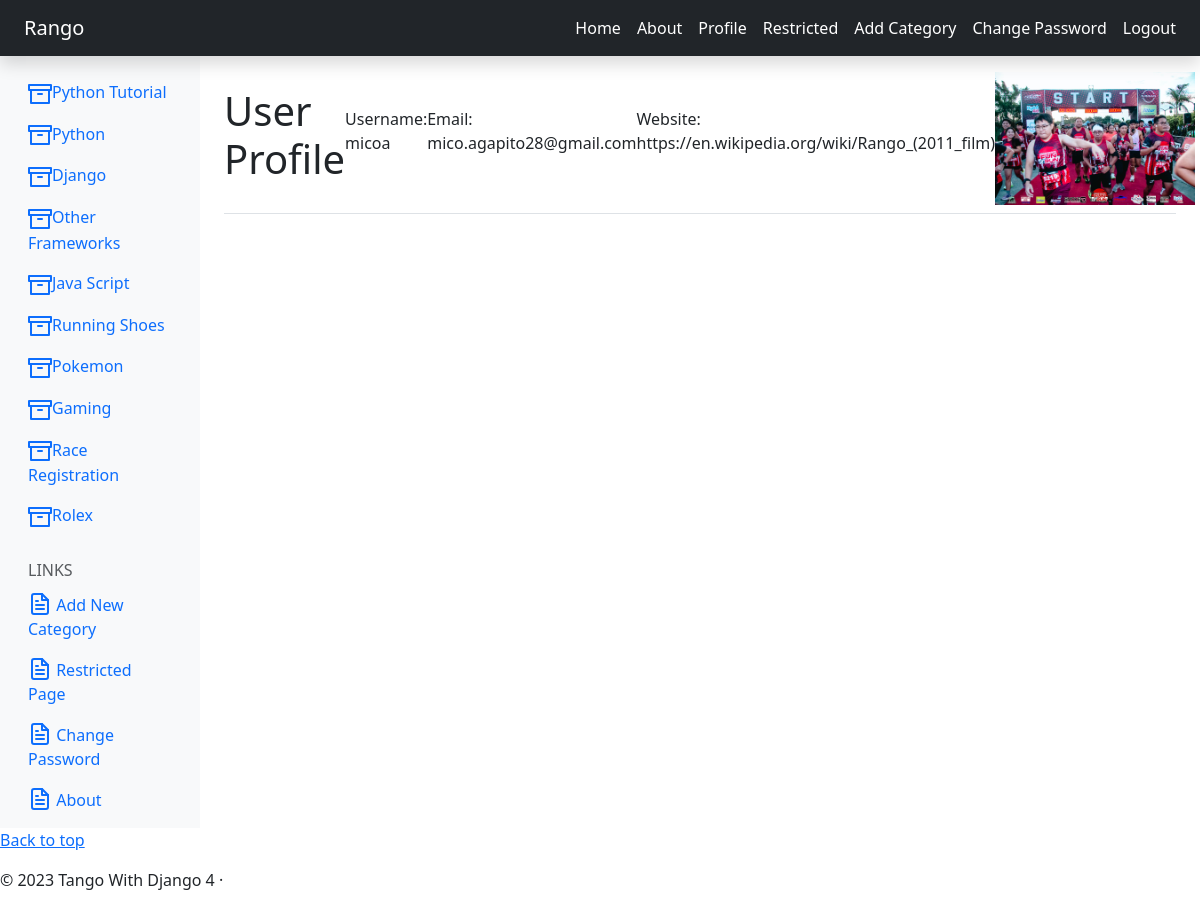
Page /rango/profile/ (signed in) on the earlier database version.
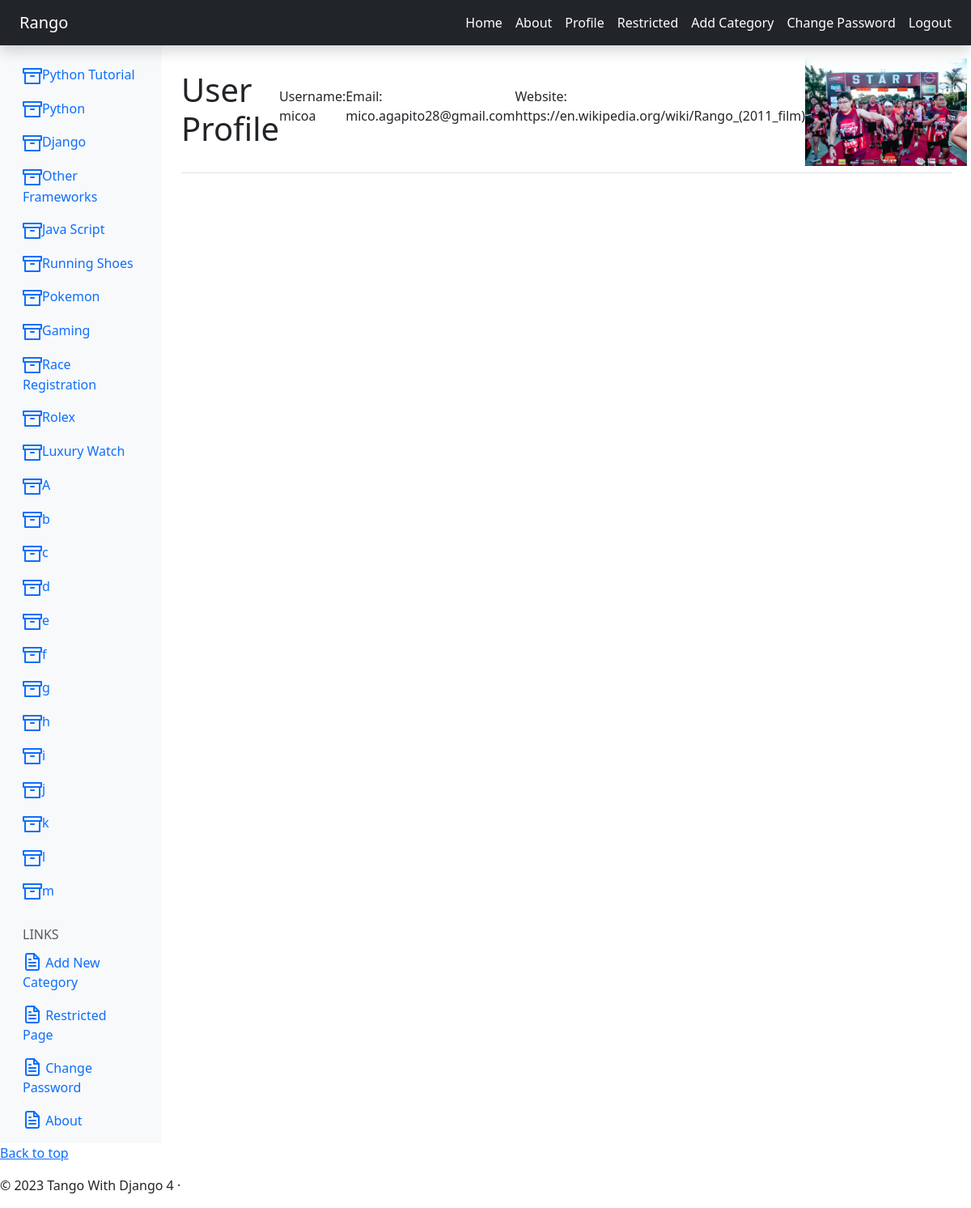
Same page on the later database version.
### rango/models.py (models this page shows, shortened)
class Category(models.Model):
    name = models.CharField(max_length=128, unique=True)
    views = models.IntegerField(default=0)
    likes = models.IntegerField(default=0)
    slug = models.SlugField(unique=True)
    class Meta:
        verbose_name_plural = 'Categories'

class UserProfile(models.Model):
    user = models.OneToOneField('auth.User', on_delete=models.CASCADE)
    website = models.URLField(blank=True)
    picture = models.ImageField(upload_to='profile_images', blank=True)

### rango/views.py (the view)
# urls.py: path('profile/', views.profile, name='profile'),
@login_required
def profile(request):
    user_profile = UserProfile.objects.get(user=request.user)
    context_dict = {'user_profile': user_profile}
    return render(request, 'rango/profile.html', context=context_dict)

### rango/templatetags/rango_template_tags.py (called while the page is built)
@register.inclusion_tag('rango/categories.html', takes_context=True)
def get_category_list(context, current_category=None):
    return {
        'categories': Category.objects.all(),
        'current_category': current_category,
        'user': context['user']
            }

### rango/templates/rango/profile.html (shortened to what this page needs)
{% extends 'rango/base.html' %}
    {% load static %}
    {% block body_block %}
        <h1>User Profile</h1>
        <p>Username: {{ user.username }}</p>
        <p>Email: {{ user.email }}</p>
        <p>Website: {{ user_profile.website }}</p>
        {% if user_profile.picture %}
            <img src="{{ user_profile.picture.url }}" alt="Profile Picture" style="max-width: 200px;">
        {% else %}
            <p>No profile picture available.</p>
        {% endif %}
    {% endblock %}

### rango/templates/rango/base.html (shortened to what this page needs)
<!doctype html>
{% load static %}
{% load rango_template_tags %}
<html lang="en">
  <head>
    <link href="https://cdn.jsdelivr.net/npm/bootstrap@5.3.0/dist/css/bootstrap.min.css" rel="stylesheet">
  </head>
  <body>
<header class="navbar navbar-dark sticky-top bg-dark p-2 shadow">
  <a class="navbar-brand px-3" href="{% url 'rango:index' %}">
    Rango
  </a>
  <ul class="navbar-nav flex-row ms-auto gap-3 px-3 align-items-center">
    <li class="nav-item">
      <a class="nav-link text-white" href="{% url 'rango:index' %}">
        Home
      </a>
    </li>
    <li class="nav-item">
      <a class="nav-link text-white" href="{% url 'rango:about' %}">
        About
      </a>
    </li>
    {% if user.is_authenticated %}
      <li class="nav-item">
        <a class="nav-link text-white" href="{% url 'rango:profile' %}">
          Profile
        </a>
      </li>
      <li class="nav-item">
        <a class="nav-link text-white" href="{% url 'rango:restricted' %}">
          Restricted
        </a>
      </li>
      <li class="nav-item">
        <a class="nav-link text-white" href="{% url 'rango:add_category' %}">
          Add Category
        </a>
      </li>
      <li class="nav-item">
        <a class="nav-link text-white" href="{% url 'password_change' %}">
          Change Password
        </a>
      </li>
      <form method="post" action="{% url 'logout' %}" style="display:inline;">
        <button type="submit" class="btn btn-link nav-link text-white p-0">
          Logout
        </button>
      </form>
    {% endif %}
  </ul>
</header>
<div class="container-fluid">
  <div class="row">
    <nav id="sidebarMenu" class="col-md-3 col-lg-2 d-md-block bg-light sidebar collapse">
      <div class="position-sticky pt-3 sidebar-sticky">
        {% block sidebar_block %}
        {% get_category_list category %}
    {% endblock %}
        <h6 class="sidebar-heading d-flex justify-content-between align-items-center px-3 mt-4 mb-1 text-muted text-uppercase">
          <span>Links</span>
        </h6>
        <ul class="nav flex-column mb-2">
          <li class="nav-item">
            <a class="nav-link" href="{% url 'rango:add_category' %}">
              <span data-feather="file-text" class="align-text-bottom"></span>
              Add New Category
            </a>
          </li>
          {% if user.is_authenticated %}
          <li class="nav-item">
          <a class="nav-link" href="{% url 'rango:restricted' %}">
            <span data-feather="file-text" class="align-text-bottom"></span>
            Restricted Page</a>
        </li>
          <li class="nav-item">
          <a class="nav-link" href="{% url 'password_change' %}">
            <span data-feather="file-text" class="align-text-bottom"></span>
            Change Password</a>
        </li>
        <li class="nav-item">
            <a class="nav-link" href="{% url 'rango:about' %}">
            <span data-feather="file-text" class="align-text-bottom"></span>
            About</a>
        </li>
          {% endif %}
        </ul>
    </div>
    </nav>
    <main class="col-md-9 ms-sm-auto col-lg-10 px-md-4">
    <div class="d-flex justify-content-between flex-wrap flex-md-nowrap align-items-center pt-3 pb-2 mb-3 border-bottom">
        {% block body_block %}
        {% endblock %}
    </div>
    </main>
  </div>
</div>
<footer>
    <p class="float-right"><a href="#">Back to top</a></p>
    <p>&copy; 2023 Tango With Django 4 &middot;</p>
</footer>
  </body>
</html>

### rango/templates/rango/categories.html
<ul class="nav flex-column">
{% if categories %}
    {% for c in categories %}
        {% if c == current_category %}
            <li class="nav-item">
                <a class="nav-link activate"
                    href="{% url 'rango:show_category' c.slug %}">
                       <span data-feather="archive"></span>{{ c.name }}
                </a>
            </li>
        {% else %}
            <li class="nav-item">
                <a class="nav-link"
                    href="{% url 'rango:show_category' c.slug %}">
                    <span data-feather="archive"></span>{{ c.name }}
                </a>
            </li>
        {% endif %}
    {% endfor %}
{% else %}
    <li class="nav-item">
        There are no categories present.
    </li>
{% endif %}
</ul>

Differences in the rows shown:
added Category: name "Luxury Watch"
added Category: name "A"
added Category: name "b"
added Category: name "c"
added Category: name "d"
added Category: name "e"
added Category: name "f"
added Category: name "g"
added Category: name "h"
added Category: name "i"
added Category: name "j"
added Category: name "k"
added Category: name "l"
added Category: name "m"
